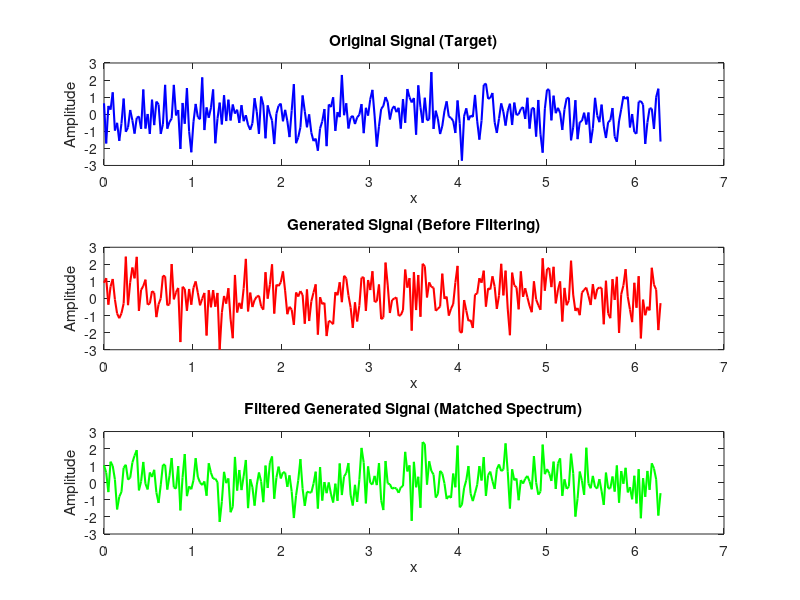
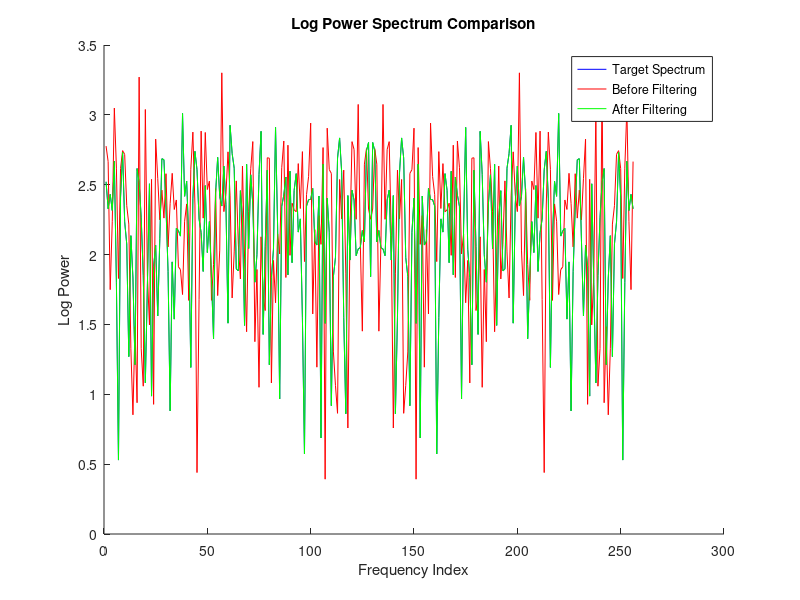

MATLAB code to generate these figures, in order:
% Step 1: Generate two 1D signals
n = 256;
x = linspace(0, 2*pi, n);

% Original field (target spectrum): smooth signal
signal_A = randn(1, n);%sin(5*x) + 0.5*sin(10*x);

% Generated field: random noise
signal_G = randn(1, n);

% Step 2: Compute FFTs
fft_A = fft(signal_A);
fft_G = fft(signal_G);

% Get amplitudes
amp_A = abs(fft_A);
amp_G = abs(fft_G);

% Step 3: Replace amplitude of generated field with that of original field
epsilon = 1e-8;
phase_G = fft_G ./ (amp_G + epsilon);
fft_G_filtered = phase_G .* amp_A;

% Step 4: Inverse FFT to get filtered signal
signal_G_filtered = ifft(fft_G_filtered);

% Step 5: Plotting
figure;

subplot(3,1,1);
plot(x, signal_A, 'b', 'LineWidth', 1.5);
title('Original Signal (Target)');
xlabel('x'); ylabel('Amplitude');

subplot(3,1,2);
plot(x, signal_G, 'r', 'LineWidth', 1.5);
title('Generated Signal (Before Filtering)');
xlabel('x'); ylabel('Amplitude');

subplot(3,1,3);
plot(x, signal_G_filtered, 'g', 'LineWidth', 1.5);
title('Filtered Generated Signal (Matched Spectrum)');
xlabel('x'); ylabel('Amplitude');

% Optional: Compare Power Spectra
figure;
hold on;
plot(log10(amp_A.^2), 'b', 'DisplayName', 'Target Spectrum');
plot(log10(amp_G.^2), 'r', 'DisplayName', 'Before Filtering');
plot(log10(abs(fft(signal_G_filtered)).^2), 'g', 'DisplayName', 'After Filtering');
legend;
title('Log Power Spectrum Comparison');
xlabel('Frequency Index');
ylabel('Log Power');
